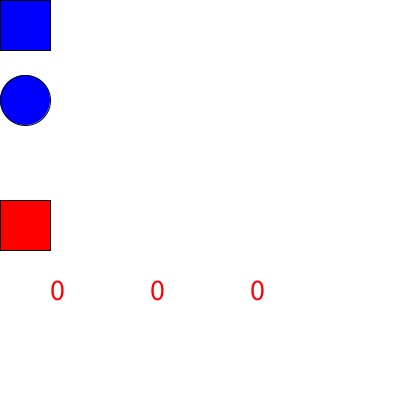
Frame 1 (no input)
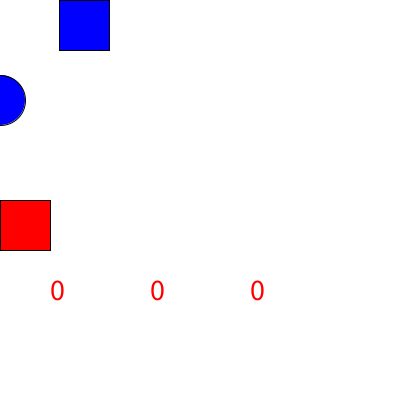
Frame 60 (the mouse pressed at the canvas centre just before this capture)
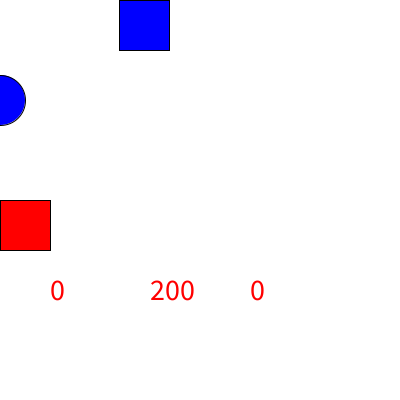
Frame 120 (the mouse held since frame 60 and released just before this capture)

The Processing sketch that drew these frames (run headless with seeded random() and noise(); from frame 60 on, the mouse is pressed at the canvas centre):

// Processing sketch: relacionesNumericas
// ── relacionesNumericas.pde
/*formas de cambiar relaciones entre variables
Nos permite "activar" un cambio de valor de forma abrupta o progresiva*/
int px, pos, pos2, ubic;
int tam;
void setup() {
  size(400, 400);
  textSize(30);
  pos = 25;
  tam = 50;
}
void draw() {
  background(255);

  fill(0, 0, 255);
  rect(px, 0, tam, tam);
  px++;
  ellipse(pos, 100, 50, 50);
  pos = px/350*350; // cambio de 0 a 350

  pos2 = px/350; // cambio de 0 a 1

  fill(255, 0, 0);
  rect(ubic, 200, 50, 50);
  ubic = pos2 + ubic;
  println(pos);
  textSize(30);
  text(mouseX/255*255, 50, 300);
  text(mouseX, 150, 300);
  text(ubic, 250, 300);
}
